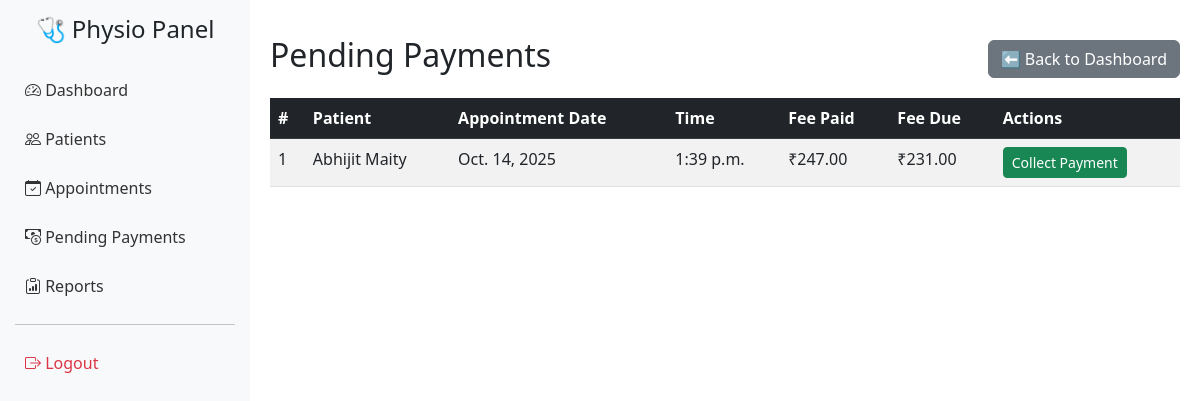
The page /appointments/pending/ (signed in) on the database as committed earlier.
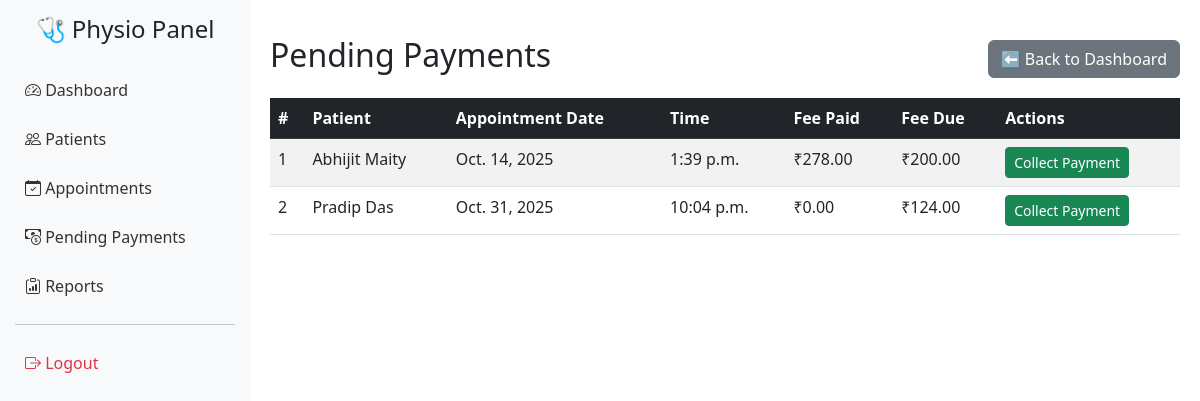
The same page on the database as committed later.
### core/models.py (models this page shows, shortened)
class Appointment(models.Model):
    STATUS_CHOICES = [
        ('Pending', 'Pending'),
        ('Attended', 'Attended'),
        ('Absent', 'Absent'),
    ]
    patient = models.ForeignKey(Patient, on_delete=models.CASCADE)
    date = models.DateField()
    time = models.TimeField()
    status = models.CharField(max_length=10, choices=STATUS_CHOICES, default='Pending')
    fee_paid = models.DecimalField(max_digits=8, decimal_places=2, default=0)
    fee_due = models.DecimalField(max_digits=8, decimal_places=2, default=0)
    notes = models.TextField(blank=True, null=True)

class Patient(models.Model):
    STATUS_CHOICES = [
        ('New', 'New'),
        ('Regular', 'Regular'),
        ('Critical', 'Critical'),
    ]
    name = models.CharField(max_length=100)
    contact = models.CharField(max_length=15)
    address = models.TextField(blank=True, null=True)
    medical_notes = models.TextField(blank=True, null=True)
    status = models.CharField(max_length=10, choices=STATUS_CHOICES, default='New')
    total_fee = models.DecimalField(max_digits=8, decimal_places=2, default=0)
    pending_fee = models.DecimalField(max_digits=8, decimal_places=2, default=0)
    notes = models.TextField(blank=True, null=True)

### core/views.py (the view)
# urls.py: path('appointments/pending/', views.pending_payments, name='pending_payments'),
@login_required
def pending_payments(request):
    pending_appointments = Appointment.objects.select_related('patient').filter(fee_due__gt=0).order_by('date', 'time')
    return render(request, 'pending_payments.html', {'pending_appointments': pending_appointments})

### templates/pending_payments.html
{% extends 'base.html' %}
{% block content %}
<div class="d-flex justify-content-between align-items-center mt-3">
    <h2>Pending Payments</h2>
    <a href="{% url 'dashboard' %}" class="btn btn-secondary">⬅ Back to Dashboard</a>
</div>
<table class="table table-striped mt-3">
    <thead class="table-dark">
        <tr>
            <th>#</th>
            <th>Patient</th>
            <th>Appointment Date</th>
            <th>Time</th>
            <th>Fee Paid</th>
            <th>Fee Due</th>
            <th>Actions</th>
        </tr>
    </thead>
    <tbody>
        {% for appointment in pending_appointments %}
        <tr>
            <td>{{ forloop.counter }}</td>
            <td>{{ appointment.patient.name }}</td>
            <td>{{ appointment.date }}</td>
            <td>{{ appointment.time }}</td>
            <td>₹{{ appointment.fee_paid }}</td>
            <td>₹{{ appointment.fee_due }}</td>
            <td>
                <a href="{% url 'collect_payment' appointment.id %}" class="btn btn-sm btn-success">Collect Payment</a>
            </td>
        </tr>
        {% empty %}
        <tr>
            <td colspan="7" class="text-center">No pending payments found.</td>
        </tr>
        {% endfor %}
    </tbody>
</table>
{% endblock %}

Rows that differ between the two databases and show on the page:
changed Appointment "Oct. 14, 2025": fee_paid "247.00" → "278.00"; fee_due "231.00" → "200.00"
added Appointment: patient.name "Pradip Das", date "Oct. 31, 2025", time "10:04 p.m.", fee_paid "0.00", fee_due "124.00"
